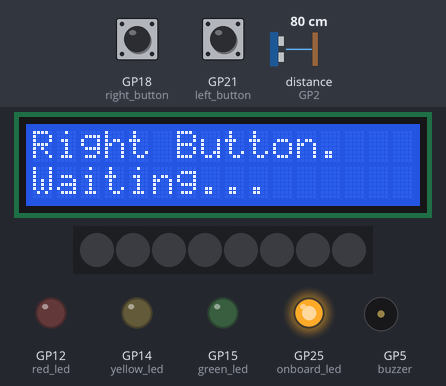
The program below on a simulated Raspberry Pi Pico running MicroPython. Parts: 16×2 character LCD, 8 RGB LEDs in strip order, left to right, output pins drawn as LEDs (lit = HIGH), buzzer (waves = sounding, pin HIGH). Inputs (shaded band) come from the test bench; at power-on: GP18 (right_button) LOW, GP21 (left_button) LOW, distance to the obstacle (sensor on GP2) 80 cm. The echo pulse lasts 58.3 µs per cm; threads take turns every 2 ms; library files of the repository ran but are not shown: pico_i2c_lcd.py; pins used as bus, display or sensor lines are not drawn; what the program prints to the serial console is not drawn.

Above: at 1.2 s.
1.3 s: GP18 (right_button) pulled HIGH for 0.15 s
At 3.1 s:
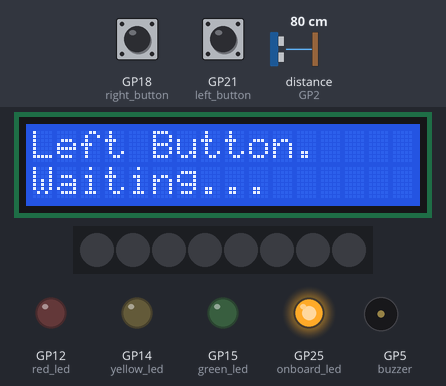
3.4 s: GP21 (left_button) pulled HIGH for 0.15 s
At 8.2 s:
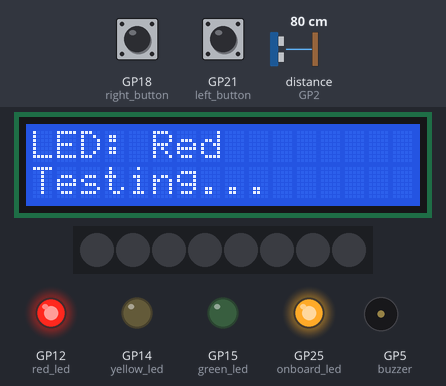
9.2 s: GP18 (right_button) pulled HIGH for 3.2 s
At 13.2 s:
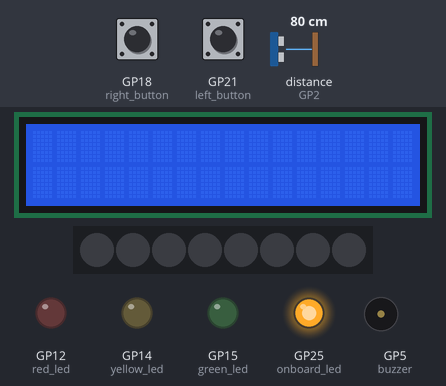
13.9 s: GP21 (left_button) pulled HIGH for 1 s
At 16.6 s:
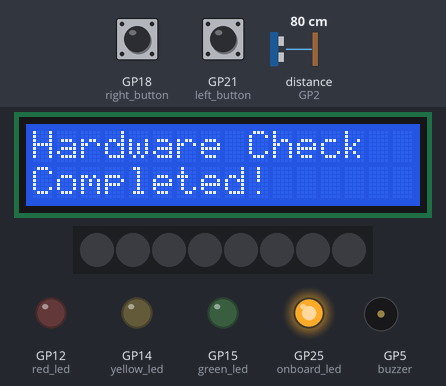
18.5 s: GP18 (right_button) pulled HIGH for 1 s
At 19.42 s:
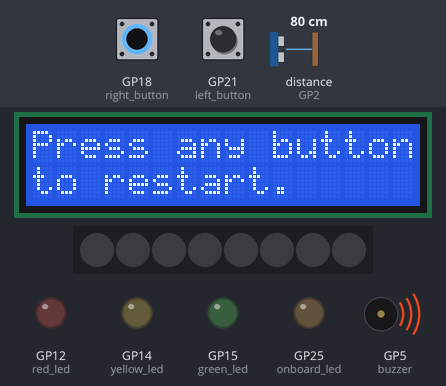
20.1 s: GP18 (right_button) pulled HIGH for 1 s
At 21.4 s:
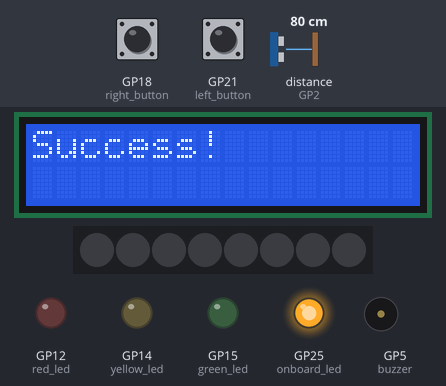
Timing chart, 0 to 23.1 s (numbered marks = the images above; inputs shaded):
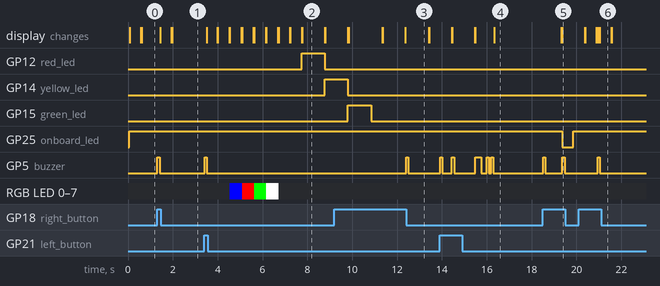

Measured:
- after the input at 1.3 s, GP5 (buzzer): LOW → HIGH at once, → LOW 0.10 s later; the display: first changes after 0.13 s (image 1 shows a later state)
- after the input at 3.4 s, GP12 (red_led): LOW → HIGH after 4.3 s, → LOW 1.0 s later; GP14 (yellow_led): LOW → HIGH after 5.4 s
- after the input at 9.2 s, GP5 (buzzer): LOW → HIGH after 3.2 s, → LOW 0.10 s later
- after the input at 13.9 s, GP5 (buzzer): LOW → HIGH at once, → LOW 0.10 s later, → HIGH 0.42 s later, → LOW 0.10 s later, … (10 changes in this stretch); the display: first differs from a run without the input after 0.56 s (image 4 shows a later state)
- after the input at 18.5 s, GP5 (buzzer): alternates HIGH for 0.10 s and LOW for 0.76 s, starting at once
- after the input at 20.1 s, GP5 (buzzer): LOW → HIGH after 0.84 s, → LOW 0.10 s later; the display: first differs from a run without the input after 0.94 s (image 6)
- what the display in image 2 shows lasts 1.0 s, from 7.8 s to 8.8 s

The program:

PROJECT_001_Hardware_Check.py
```python
#---------------------------------START OF COMMON HEADER---------------------------------#
import array, rp2, machine, _thread, utime
from machine import I2C, Pin, ADC
from utime import sleep
from rp2 import PIO, StateMachine, asm_pio
from pico_i2c_lcd import I2cLcd

#ONBOARD LED LIGHT HEADER
onboard_led = machine.Pin(25, machine.Pin.OUT) #Onboard LED is connected to GPIO 25

#I2C LCD HEADER
i2c = I2C(0, sda = Pin(0), scl = Pin(1), freq = 400000) #I2C SDA is connected to GPIO 0 and I2C SCL is connected to GPIO 1
I2C_ADDR = i2c.scan()[0] #scan I2C device address
lcd = I2cLcd(i2c, I2C_ADDR, 2, 16) #LCD is 16x2

#3 LED LIGHTS HEADER
red_led = machine.Pin(12, machine.Pin.OUT) #RED LED is connected to GPIO 12 and is an OUTPUT DEVICE
yellow_led = machine.Pin(14, machine.Pin.OUT) #YELLOW LED is connected to GPIO 14 and is an OUTPUT DEVICE
green_led = machine.Pin(15, machine.Pin.OUT) #GREEN LED is connected to GPIO 15 and is an OUTPUT DEVICE

#2 BUTTONS HEADER
left_button = machine.Pin(21, machine.Pin.IN, machine.Pin.PULL_DOWN) #LEFT BUTTON is connected to GPIO 21 and is an INPUT DEVICE, with PULL_DOWN resistor enabled
right_button = machine.Pin(18, machine.Pin.IN, machine.Pin.PULL_DOWN) #RIGHT BUTTON is connected to GPIO 18 and is an INPUT DEVICE, with PULL_DOWN resistor enabled

#PIR SENSOR HEADER
pir_sensor = machine.Pin(28, machine.Pin.IN, machine.Pin.PULL_DOWN) #PIR SENSOR is connected to GPIO 28 and is an INPUT DEVICE, with PULL_DOWN resistor enabled

#POTENTIOMETER HEADER
potentiometer = ADC(0) #POTENTIOMETER is connected to ADC 0/GPIO 26
VOLTAGE_CONVERSION_FACTOR = 3.3 / (65535) #voltage conversion factor

#ULTRASONIC SENSOR HEADER
trigger = Pin(3, Pin.OUT) #ULTRASONIC TRIGGER is connected to GPIO 3 and is an OUTPUT DEVICE
echo = Pin(2, Pin.IN) #ULTRASONIC ECHO is connected to GPIO 2 and is an INPUT DEVICE

#BUZZER HEADER
buzzer = machine.Pin(5, machine.Pin.OUT) #BUZZER is connected to GPIO 5 and is an OUTPUT DEVICE

#RGB LED LIGHT STRIP HEADER
NUM_LEDS = 8 #Total number of LEDs on the LED STRIP
PIN_NUM = 16 #LED STRIP is connected to GPIO 16
@asm_pio(sideset_init = PIO.OUT_LOW, out_shiftdir = PIO.SHIFT_LEFT, autopull = True, pull_thresh = 24)

def ws2812():
    T1 = 2
    T2 = 5
    T3 = 3
    label("bitloop")
    out(x, 1) .side(0) [T3 - 1]
    jmp(not_x, "do_zero") .side(1) [T1 - 1]
    jmp("bitloop") .side(1) [T2 - 1]
    label("do_zero")
    nop() .side(0) [T2 - 1]

sm = StateMachine(0, ws2812, freq = 8000000, sideset_base = Pin(PIN_NUM))
sm.active(1)
ar = array.array("I", [0 for _ in range(NUM_LEDS)])

#---------------------------------END OF COMMON HEADER---------------------------------#

global RIGHT_BUTTON_VALUE, LEFT_BUTTON_VALUE
RIGHT_BUTTON_VALUE = False
LEFT_BUTTON_VALUE = False

#FUNCTION FOR READING TWO BUTTONS
def button_reader_thread():
    global RIGHT_BUTTON_VALUE, LEFT_BUTTON_VALUE
    while True:
        if right_button.value() == 1 and RIGHT_BUTTON_VALUE == False:
            RIGHT_BUTTON_VALUE = True
            buzzer(1)
            sleep(0.1)
            buzzer(0)
        sleep(0.01)
        if left_button.value() == 1 and LEFT_BUTTON_VALUE == False:
            LEFT_BUTTON_VALUE = True
            buzzer(1)
            sleep(0.1)
            buzzer(0)
        sleep(0.01)

_thread.start_new_thread(button_reader_thread, ())

#FUNCTION FOR PIR SENSOR CHECK
def pir_handler(pin):
    if pin:
        global pirhandler
        pirhandler = "PIR Sensor      Motion detected!"

def PIR_check():
    global RIGHT_BUTTON_VALUE, LEFT_BUTTON_VALUE
    lcd.clear()
    lcd.putstr("PIR Sensor      Testing...")
    sleep(1)
    lcd.clear()
    global pirhandler
    pirhandler = " "
    RIGHT_BUTTON_VALUE = False
    LEFT_BUTTON_VALUE = False
    while not RIGHT_BUTTON_VALUE and not LEFT_BUTTON_VALUE:
        lcd.clear()
        pir_sensor.irq(trigger=machine.Pin.IRQ_RISING, handler=pir_handler)
        lcd.putstr(pirhandler)
        pirhandler = "PIR Sensor"
        sleep(0.5)
    print("   PIR Sensor: Complete")

#FUNCTION FOR POTENTIOMETER CHECK
def potentiometer_check():
    global RIGHT_BUTTON_VALUE, LEFT_BUTTON_VALUE
    RIGHT_BUTTON_VALUE = False
    LEFT_BUTTON_VALUE = False
    while not RIGHT_BUTTON_VALUE and not LEFT_BUTTON_VALUE:
        reading = potentiometer.read_u16()
        voltage = reading * VOLTAGE_CONVERSION_FACTOR
        output = str((voltage*1000)/1000)
        lcd.clear()
        lcd.putstr("Potentiometer   " + output)
        sleep(0.5)
    print("   Potentiometer: Complete")

#FUNCTION FOR BUZZER CHECK
def buzzer_check():
    lcd.clear()
    lcd.putstr("Buzzer          Testing...")
    buzzer(1)
    sleep(0.25)
    buzzer(0)
    sleep(0.25)
    buzzer(1)
    sleep(0.1)
    buzzer(0)
    sleep(0.1)
    buzzer(1)
    sleep(0.1)
    buzzer(0)
    print("   Buzzer: Complete")

#FUNCTION FOR ULTRASONIC CHECK
def ultrasonic_check():
    global RIGHT_BUTTON_VALUE, LEFT_BUTTON_VALUE
    RIGHT_BUTTON_VALUE = False
    LEFT_BUTTON_VALUE = False
    while not RIGHT_BUTTON_VALUE and not LEFT_BUTTON_VALUE:
        trigger.low()
        utime.sleep_us(2)
        trigger.high()
        utime.sleep_us(5)
        trigger.low()
        while echo.value() == 0:
            signaloff = utime.ticks_us()
        while echo.value() == 1:
            signalon = utime.ticks_us()
        timepassed = signalon - signaloff
        distance = (timepassed * 0.0343) / 2
        lcd.clear()
        lcd.putstr("Distance:       ")
        lcd.putstr(str(distance) + " cm")
        sleep(0.5)
    print("   Ultrasonic: Complete")

#FUNCTION FOR LED STRIP CHECK
def ledstrip_check():
    lcd.clear()
    lcd.putstr("Testing RGB LED Strip...")
    sleep(0.5)
    lcd.clear()
    lcd.putstr("LED Strip: Blue Testing...")
    for i in range(NUM_LEDS):
        ar[i] = 255
    sm.put(ar,8)
    utime.sleep_ms(10)
    sleep(0.5)
    lcd.clear()
    lcd.putstr("LED Strip: Red  Testing...")
    for i in range(NUM_LEDS):
        ar[i] = 255 << 8
    sm.put(ar,8)
    utime.sleep_ms(10)
    sleep(0.5)
    lcd.clear()
    lcd.putstr("LED Strip: GreenTesting...")
    for i in range(NUM_LEDS):
        ar[i] = 255 << 16
    sm.put(ar,8)
    utime.sleep_ms(10)
    sleep(0.5)
    lcd.clear()
    lcd.putstr("LED Strip: WhiteTesting...")
    for i in range(NUM_LEDS):
        ar[i] = (255 << 16) + (255 << 8) + 255
    sm.put(ar,8)
    utime.sleep_ms(10)
    sleep(0.5)
    lcd.clear()
    lcd.putstr("LED Strip: Off  Testing...")
    for i in range(NUM_LEDS):
        ar[i] = (0)
    sm.put(ar,8)
    print("   RGB LED Strip: Complete")

#FUNCTION FOR BUTTON CHECK
def button_check():
    global RIGHT_BUTTON_VALUE, LEFT_BUTTON_VALUE
    lcd.clear()
    lcd.putstr("Right Button.   Waiting...")
    RIGHT_BUTTON_VALUE = False
    while not RIGHT_BUTTON_VALUE:
        sleep(0.1)
    lcd.clear()
    lcd.putstr("Success!")
    print("   Right Button: Complete")
    sleep(0.5)
    lcd.clear()
    lcd.putstr("Left Button.    Waiting...")
    sleep(0.5)
    LEFT_BUTTON_VALUE = False
    while not LEFT_BUTTON_VALUE:
        sleep(0.1)
    lcd.clear()
    lcd.putstr("Success!")
    print("   Left Button: Complete")

#FUNCTION FOR LED LIGHT CHECK
def led_check():
    lcd.clear()
    lcd.putstr("LED Lights      Testing...")
    sleep(0.5)
    red_led.value(1)
    lcd.clear()
    lcd.putstr("LED: Red        Testing...")
    sleep(1)
    red_led.value(0)
    yellow_led.value(1)
    lcd.clear()
    lcd.putstr("LED: Yellow     Testing...")
    sleep(1)
    yellow_led.value(0)
    green_led.value(1)
    lcd.clear()
    lcd.putstr("LED: Green      Testing...")
    sleep(1)
    green_led.value(0)
    print("   LED Lights: Complete")

while True:
    onboard_led(1)
    lcd.clear()
    lcd.putstr("Hardware Check...")
    print("---Hardware Check Results---")
    sleep(0.5)
    lcd.clear()
    button_check()
    sleep(0.5)
    ledstrip_check()
    sleep(0.5)
    led_check()
    sleep(0.5)
    PIR_check()
    sleep(0.5)
    ultrasonic_check()
    sleep(0.5)
    potentiometer_check()
    sleep(0.5)
    buzzer_check()
    print("---End of Hardware Check Results---")
    lcd.clear()
    lcd.putstr("Hardware Check  Completed!")
    sleep(3)
    lcd.clear()
    lcd.putstr("Press any buttonto restart.")
    RIGHT_BUTTON_VALUE = False
    LEFT_BUTTON_VALUE = False
    while not RIGHT_BUTTON_VALUE and not LEFT_BUTTON_VALUE:
        onboard_led(0)
        sleep(0.5)
        onboard_led(1)
        sleep(0.5)
```
